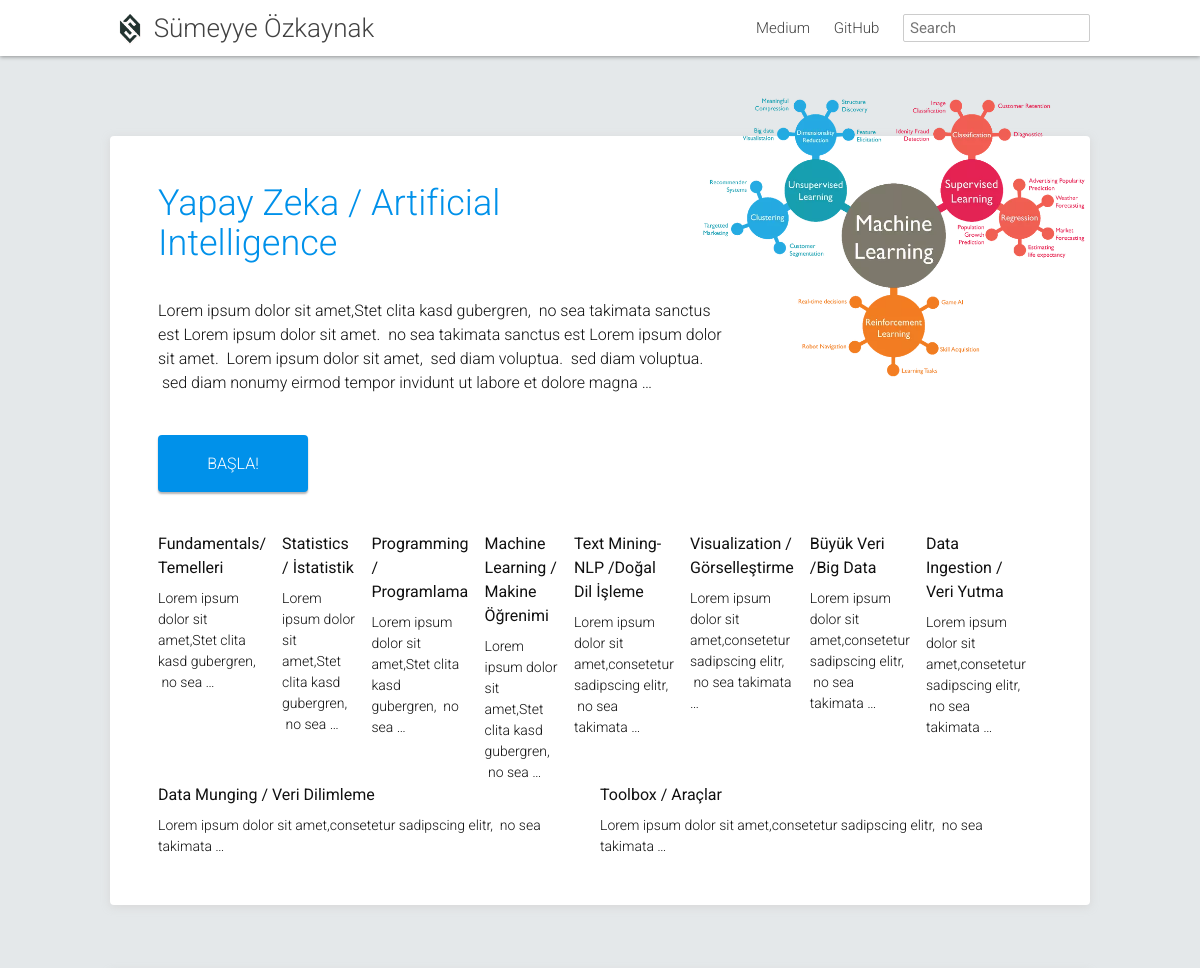
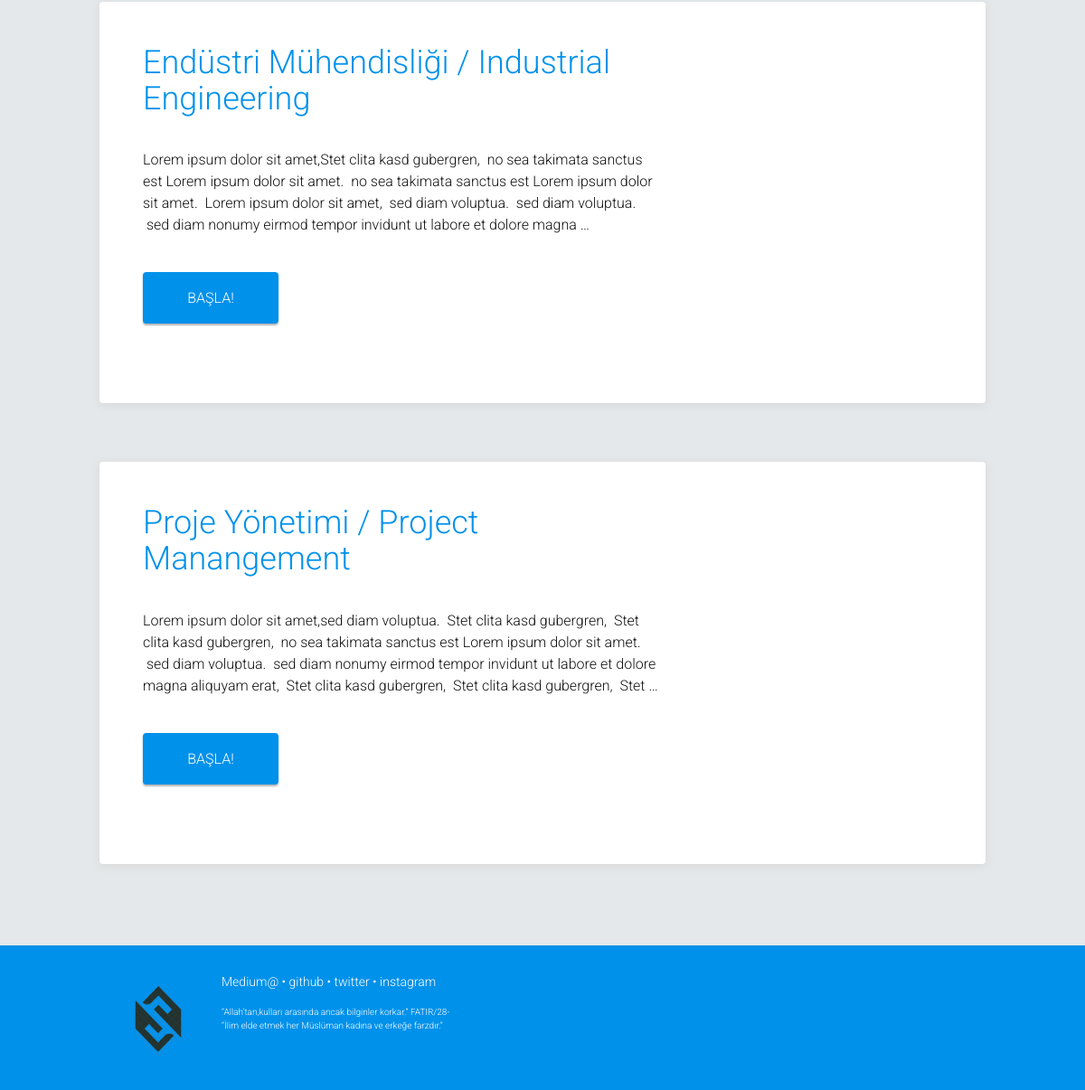
/myworkandresearch/, run on the app's committed database (2 pictures, top to bottom).
### myworkandresearch/models.py (models this page shows, shortened)
class Category(models.Model):
    name = models.CharField(max_length=200, verbose_name='Kategori Adı')
    slug = models.SlugField(unique=True, max_length=210, verbose_name='Kategori Url', editable=False)
    text = RichTextField(verbose_name='Kategori Metni')
    image = models.ImageField(null=True, blank=True)
    class Meta:
        ordering = ['id']

class Subject(models.Model):
    name = models.CharField(max_length=200, verbose_name='Konu Adı')
    slug = models.SlugField(unique=True, max_length=210, verbose_name='Konu Url', editable=False)
    text = RichTextField(verbose_name='Konu Metni')
    category_name = models.ForeignKey('Category', on_delete=models.CASCADE, verbose_name='Kategori Adı')
    class Meta:
        ordering = ['id']

### myworkandresearch/views.py (the view)
# urls.py: url(r'^myworkandresearch/', include('myworkandresearch.urls')),
def myworkandresearch(request):
    categories = Category.objects.all()
    subjects = Subject.objects.all()
    context={
        'categories': categories,
        'subjects':subjects,
    }
    return render(request, 'myworkandresearch/myworkandresearch.html', context)

### templates/myworkandresearch/myworkandresearch.html
{% extends 'base.html' %}
{% load static %}
{% block body_name %} class="homepage" {% endblock %}
{% block header %}
             <a class="page-link" href="https://medium.com/@sumozkaynak">Medium</a>
             <a class="page-link" href="https://github.com/sozkaynak">GitHub</a>
{% endblock %}
{% block content %}
    <div class="container-fluid contents">
      <div class="row">
      <div class="col-sm-12 main-contents">
          <div class="main-contents-body">
            {% for category in categories %}
                <article class="post-content">
                    {% if category.image %}
                     <div class="homepage__illustration"><img src="{{ category.image.url }}" class="homepage__illustration--image" alt="{{ category.name }}" /></div>
                    {% endif %}
                    <section class="homepage__key_points card">
                    <h1 class="homepage__title">
                         {{category.name}}
                    </h1>
                    <div class="homepage__tagline">
                        {{category.text|safe|linebreaksbr|truncatewords:50}}
                     </div>
                     <div class="homepage__button_row">
                         <a href="{% url 'myworkandresearch:category' category_slug=category.slug %}"  class="get-started-button">BAŞLA!</a>
                     </div>
                     <div class="key-points">
                    {% for subject in category.subject_set.all%}
                        <div class="homepage__key_point">
                                <div class="homepage__key_point_title">{{subject.name}}</div>
                                <p>{{subject.text|truncatewords:10|safe}}</p>
                        </div>
                    {% endfor %}
                     </div>
                 </section>
                </article>
            {% endfor %}
          </div>
      </div>
      </div>
    </div>
{% endblock %}
{% block footer %}
            <footer class="site-footer">
              <div class="container-fluid">
                <div class="row">
                  <div class="col-sm-12">
                    <div class="logo">
                      <img src="{% static 'images/logoweb.png' %}" alt="Logo" width="100" height="100">
                    </div>
                      <p class="site-footer__link-list">
                        <a href="https://medium.com/@sumozkaynak">Medium@</a> &bull;
                        <a href="https://github.com/sozkaynak/">github</a> &bull;
                        <a href="https://twitter.com/sumeyyeozkaynak">twitter</a> &bull;
                        <a href="https://instagram.com/afafet">instagram</a>
                      </p>
                      <p class="licenses">
                         “Allah’tan,kulları arasında ancak bilginler korkar.” FATIR/28- <br>
                         “İlim elde etmek her Müslüman kadına ve erkeğe farzdır.”
                      </p>
                  </div>
                </div>
              </div>
            </footer>
{% endblock %}

### static/css/main.css (style rules this page uses)
html, body { width: 100%; height: 100%; }
body, h1, h2, h3, h4, h5, h6, p, blockquote, pre, hr, dl, dd, ol, ul, figure { margin: 0; padding: 0; }
body { font-family: Roboto, sans-serif; font-size: 16px; line-height: 1.5; font-weight: 300; color: #111; background-color: #fdfdfd; -webkit-text-size-adjust: 100%; }
h1, h2, h3, h4, h5, h6, p, blockquote, pre, ul, ol, dl, figure { margin-bottom: 15px; }
img { max-width: 100%; vertical-align: middle; }
h1, h2, h3, h4, h5, h6 { font-weight: 300; }
a { color: #0091ea; text-decoration: none; }
.site-footer { margin-left: 250px; width: calc(100% - 250px); }
.site-footer .licenses { font-size: 10px; width: 72%; }
.site-footer .row { max-width: 980px; margin: 0 auto; }
.homepage .site-footer { margin-left: 0; width: 100%; }
.contents { padding: 56px 24px 24px 24px; }
.site-nav .page-link { color: #424242; line-height: 1.5; }
.site-nav .page-link:not(:first-child) { margin-left: 20px; }
.site-footer { border-top: 1px solid #e8e8e8; padding-top: 30px; padding-bottom: 30px; background: #0091ea; color: white; }
.site-footer a { color: white; }
.site-footer__link-list { font-size: 14px; font-weight: 300; }
.logo { float: left; position: relative; margin-right: 20px; }
.post-content { margin-bottom: 30px; }
.post-content a { hyphens: auto; }
body { font-size: 15px; }
.post-content img { width: auto; height: auto; max-width: 100%; max-height: 100%; }
footer { font-size: smaller; }
.main-contents { margin-left: 250px; width: calc(100% - 250px); display: flex; justify-content: center; padding-top: 40px; }
.main-contents-body { width: 980px; }
.card { background-color: white; border-radius: 0.25rem; box-shadow: 0 1px 2px 0px rgba(0, 0, 0, 0.25); display: flex; flex-direction: column; overflow: hidden; position: relative; min-height: 180px; padding: 24px; border: solid transparent; border-bottom-color: #0091ea; margin-left: auto; margin-right: auto; width: 300px; }
.card a { text-decoration: underline; }
.get-started-button { text-decoration: none; background-color: #0091EA; color: #fff; padding: 16px; padding-top: 17px; border-radius: 4px; display: block; width: 150px; text-align: center; text-transform: uppercase; margin-right: 16px; font-size: 16px; font-weight: 300; box-shadow: 0 2px 2px rgba(154, 154, 155, 0.75); }
.homepage__tagline { margin-bottom: 40px; font-size: 20px; font-weight: 300; width: 65%; }
.homepage__title { margin-bottom: 40px; width: 60%; }
.homepage .main-contents-body { position: relative; }
img.homepage__illustration--image { position: absolute; top: 0; right: 0; width: 40%; z-index: 10; }
.homepage__button_row { display: flex; flex-direction: row; align-items: center; flex-wrap: wrap; margin-bottom: 24px; }
.homepage__button_row > * { margin-bottom: 16px; }
.homepage { background-color: #e4e8ea; background-image: url("/images/homepage/blue-triangle.png"); background-repeat: no-repeat; background-position: 0 0; }
@media screen and (max-width: 1500px) { .homepage { background-position: -50px -50px; } }
@media screen and (max-width: 1300px) { .homepage { background-position: -100px -100px; } }
.homepage .main-contents { margin-left: auto; width: auto; }
.homepage .contents a { text-decoration: none; }
.homepage .contents h1 { color: #0091ea; display: flex; flex-direction: row; align-items: center; font-size: 36px; font-weight: 300; }
.homepage .contents p { font-size: 16px; }
.homepage .contents h1, .homepage .contents h2, .homepage .contents p { margin-bottom: 36px; }
.homepage .contents section { margin-bottom: 65px; padding: 48px; }
.homepage .contents section p:last-child { margin-bottom: 0; }
.homepage .contents section.card { width: 100%; border-radius: 4px; box-shadow: 0 2px 8px rgba(211, 209, 209, 0.75); border: none; }
.homepage .contents .key-points { display: flex; flex-direction: row; flex-wrap: wrap; justify-content: space-between; }
.homepage .contents .key-points p { margin-bottom: 0; font-size: 14px; font-weight: 300; color: #111111; }
.homepage .contents .homepage__key_points { margin-top: 40px; }
.homepage .contents .homepage__key_point_title { font-size: 16px; font-weight: normal; margin-bottom: 8px; color: #111111; }
.homepage .contents .homepage__key_point { flex-grow: 1; flex-shrink: 1; flex-basis: 0; margin-right: 16px; }

### data on the page
Category: image (picture), name "Yapay Zeka / Artificial Intelligence", text "Lorem ipsum dolor sit amet,Stet clita kasd gubergren, no sea takimata sanctus est Lorem ipsum dolor sit amet. no sea takimata sanctus est Lorem ipsum dolor sit amet. Lorem ipsum dolor sit amet, sed diam voluptua. sed diam voluptua. sed diam nonumy eirmod tempor invidunt ut labore et dolore magna …"
Subject: name "Fundamentals/ Temelleri", text "Lorem ipsum dolor sit amet,Stet clita kasd gubergren, no sea …"
Subject: name "Statistics / İstatistik", text "Lorem ipsum dolor sit amet,Stet clita kasd gubergren, no sea …"
Subject: name "Programming / Programlama", text "Lorem ipsum dolor sit amet,Stet clita kasd gubergren, no sea …"
Subject: name "Machine Learning / Makine Öğrenimi", text "Lorem ipsum dolor sit amet,Stet clita kasd gubergren, no sea …"
Subject: name "Text Mining- NLP /Doğal Dil İşleme", text "Lorem ipsum dolor sit amet,consetetur sadipscing elitr, no sea takimata …"
Subject: name "Visualization / Görselleştirme", text "Lorem ipsum dolor sit amet,consetetur sadipscing elitr, no sea takimata …"
Subject: name "Büyük Veri /Big Data", text "Lorem ipsum dolor sit amet,consetetur sadipscing elitr, no sea takimata …"
Subject: name "Data Ingestion / Veri Yutma", text "Lorem ipsum dolor sit amet,consetetur sadipscing elitr, no sea takimata …"
Subject: name "Data Munging / Veri Dilimleme", text "Lorem ipsum dolor sit amet,consetetur sadipscing elitr, no sea takimata …"
Subject: name "Toolbox / Araçlar", text "Lorem ipsum dolor sit amet,consetetur sadipscing elitr, no sea takimata …"
Category: name "Endüstri Mühendisliği / Industrial Engineering", text "Lorem ipsum dolor sit amet,Stet clita kasd gubergren, no sea takimata sanctus est Lorem ipsum dolor sit amet. no sea takimata sanctus est Lorem ipsum dolor sit amet. Lorem ipsum dolor sit amet, sed diam voluptua. sed diam voluptua. sed diam nonumy eirmod tempor invidunt ut labore et dolore magna …"
Category: name "Proje Yönetimi / Project Manangement", text "Lorem ipsum dolor sit amet,sed diam voluptua. Stet clita kasd gubergren, Stet clita kasd gubergren, no sea takimata sanctus est Lorem ipsum dolor sit amet. sed diam voluptua. sed diam nonumy eirmod tempor invidunt ut labore et dolore magna aliquyam erat, Stet clita kasd gubergren, Stet clita kasd gubergren, Stet …"
